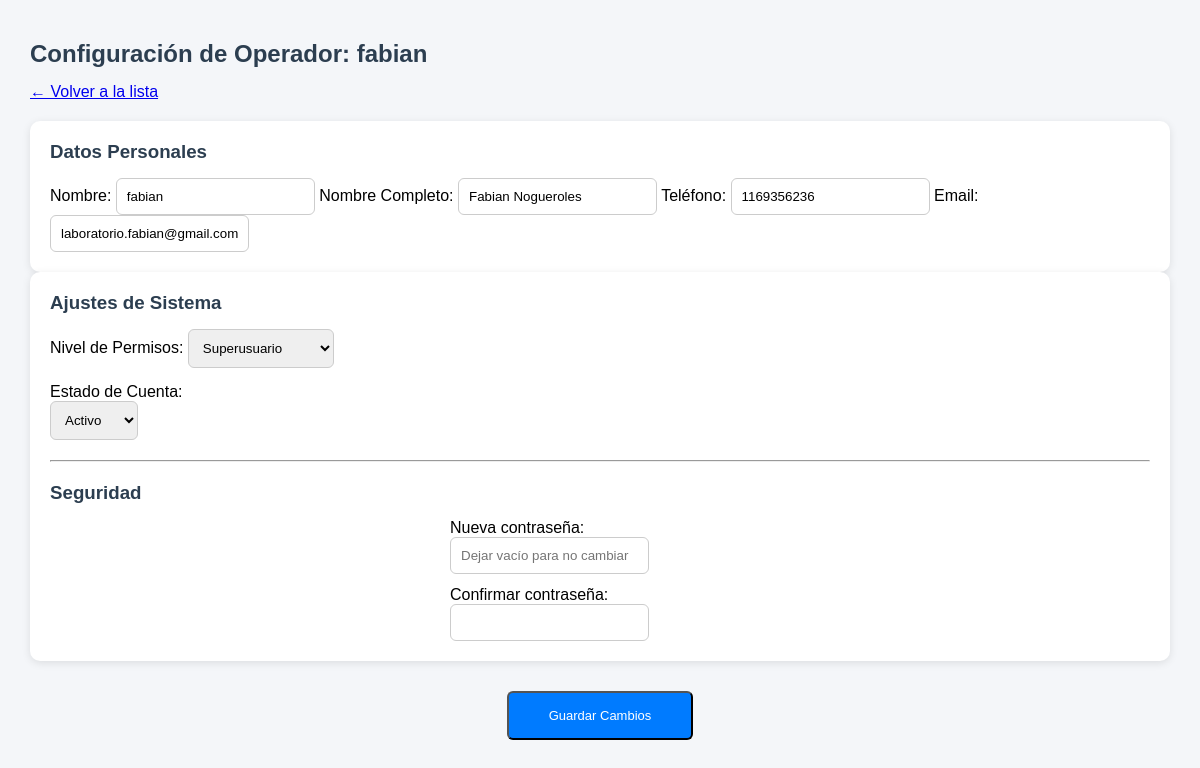
/php/00_administracion/operadores/editar_operador.php?id=1, run on the app's committed database.
### tables this page shows
CREATE TABLE `usuarios` (
  `id` int(4) NOT NULL,
  `nombre` varchar(50) NOT NULL,
  `telefono` int(10) NOT NULL,
  `email` varchar(50) NOT NULL,
  `password` varchar(100) NOT NULL,
  `permisos` varchar(15) NOT NULL,
  `estado` varchar(15) NOT NULL,
  `nom_apellido` varchar(50) NOT NULL
);

### funciones/funciones.php (called while the page is built, shortened)
<?php
function conexion()
{
    $host = 'localhost';
    $db   = 'app_viajes';
    $user = 'root';
    $pass = 'belgrado';
    try {
        $dsn = "mysql:host=$host;dbname=$db;charset=utf8mb4";
        $conn = new PDO($dsn, $user, $pass, [
            PDO::ATTR_ERRMODE => PDO::ERRMODE_EXCEPTION,
            PDO::ATTR_DEFAULT_FETCH_MODE => PDO::FETCH_ASSOC,
            PDO::MYSQL_ATTR_INIT_COMMAND => "SET NAMES utf8mb4"
        ]);
        return $conn;
    } catch (PDOException $e) {
        echo "Error de conexión: " . $e->getMessage();
    }
}
function obtenerUsuarioPorId($id)
{
    $db = conexion();
    $stmt = $db->prepare("SELECT * FROM usuarios WHERE id = ?");
    $stmt->execute([$id]);
    return $stmt->fetch();
}
?>

### php/00_administracion/operadores/editar_operador.php (the view, shortened to what this page needs)
<?php
include_once "../../../funciones/funciones.php";
$id = (int) $_GET['id'];
$usuario = obtenerUsuarioPorId($id);
?>
<!DOCTYPE html>
<html lang="es">
<head>
    <link rel="stylesheet" href="../../../css/estilos.css">
</head>
<body>
    <div class="container">
        <h2>Configuración de Operador: <?php echo htmlspecialchars($usuario['nombre']); ?></h2>
        <a href="listado.php" style="display:inline-block; margin-bottom:20px;">
            ← Volver a la lista
        </a>
        <form method="POST" onsubmit="return confirm('¿Guardar cambios en este usuario?');">
            <div class="config-grid">
                <div class="card">
                    <h3 class="section-title">Datos Personales</h3>
                    <label>Nombre:</label>
                    <input type="text" name="nombre"
                        value="<?php echo htmlspecialchars($usuario['nombre']); ?>" required>
                    <label>Nombre Completo:</label>
                    <input type="text" name="nom_apellido"
                        value="<?php echo htmlspecialchars($usuario['nom_apellido']); ?>" required>
                    <label>Teléfono:</label>
                    <input type="text" name="telefono"
                        value="<?php echo htmlspecialchars($usuario['telefono']); ?>">
                    <label>Email:</label>
                    <input type="email" name="email"
                        value="<?php echo htmlspecialchars($usuario['email']); ?>" required>
                </div>
                <div class="card">
                    <h3 class="section-title">Ajustes de Sistema</h3>
                    <label>Nivel de Permisos:</label>
                    <select name="permisos">
                        <option value="0" <?php echo $usuario['permisos'] == 0 ? 'selected' : ''; ?>>Superusuario</option>
                    </select>
                    <label style="display:block; margin-top:15px;">Estado de Cuenta:</label>
                    <select name="estado">
                        <option value="activo" <?php echo $usuario['estado'] == 'activo' ? 'selected' : ''; ?>>Activo</option>
                    </select>
                    <hr style="margin:20px 0;">
                    <h3 class="section-title">Seguridad</h3>
                    <div class="password-group">
                        <div>
                            <label>Nueva contraseña:</label>
                            <input type="password" name="password" placeholder="Dejar vacío para no cambiar">
                        </div>
                        <div>
                            <label>Confirmar contraseña:</label>
                            <input type="password" name="confirmar_password">
                        </div>
                    </div>
                </div>
            </div>
            <div style="margin-top: 20px; text-align: center;">
                <button type="submit" name="actualizar" class="btn btn-add"
                    style="background:#007bff; padding: 15px 40px;">
                    Guardar Cambios
                </button>
            </div>
        </form>
    </div>
</body>
</html>

### css/estilos.css (style rules this page uses)
:root { --primary: #3498db; --success: #2ecc71; --warning: #f1c40f; --danger: #e74c3c; --dark: #2c3e50; --gray: #7f8c8d; --bg: #f4f6f9; }
* { margin: 0; padding: 0; box-sizing: border-box; }
body { font-family: Arial, sans-serif; background: var(--bg); }
.container { width: 95%; max-width: 1200px; margin: 30px auto; }
h2, h3 { margin-bottom: 15px; color: var(--dark); }
.card { background: #fff; padding: 20px; border-radius: 10px; box-shadow: 0 2px 8px rgba(0,0,0,0.1); }
.btn { display: inline-block; padding: 8px 12px; border-radius: 6px; text-decoration: none; color: #fff; font-size: 13px; }
form { display: flex; flex-direction: column; gap: 10px; }
input, select { padding: 10px; border-radius: 6px; border: 1px solid #ccc; }
.container { max-width: 1200px; margin: 40px auto; }

### php/00_administracion/operadores/editar_operador.php (style rules this page uses)
.password-group { display: flex; flex-direction: column; gap: 12px; max-width: 300px; margin: 0 auto; }

### data on the page
usuarios: nombre "fabian", nom_apellido "Fabian Nogueroles", telefono "1169356236", email "laboratorio.fabian@gmail.com", permisos "Superusuario", estado "Activo"
